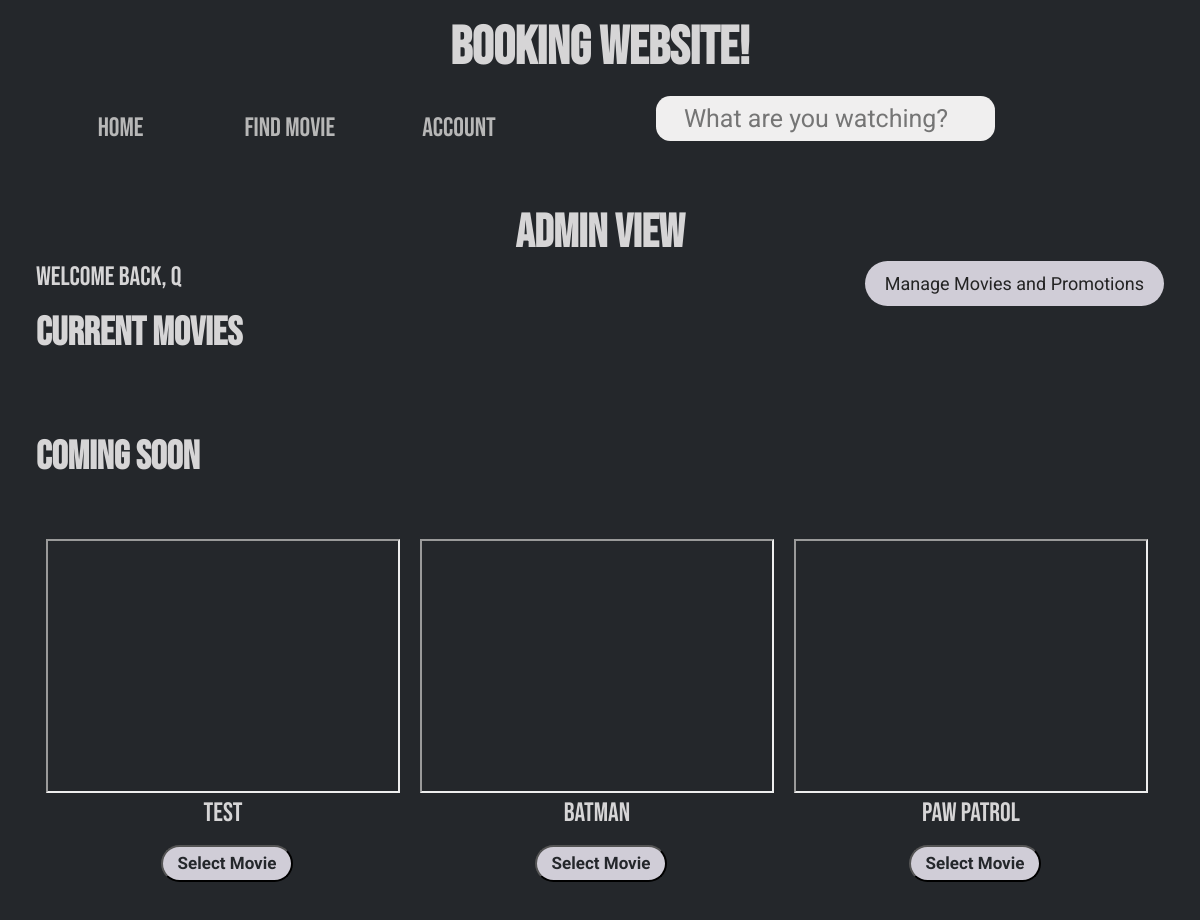
/HTML/home.php, run on an earlier commit of the app's database.
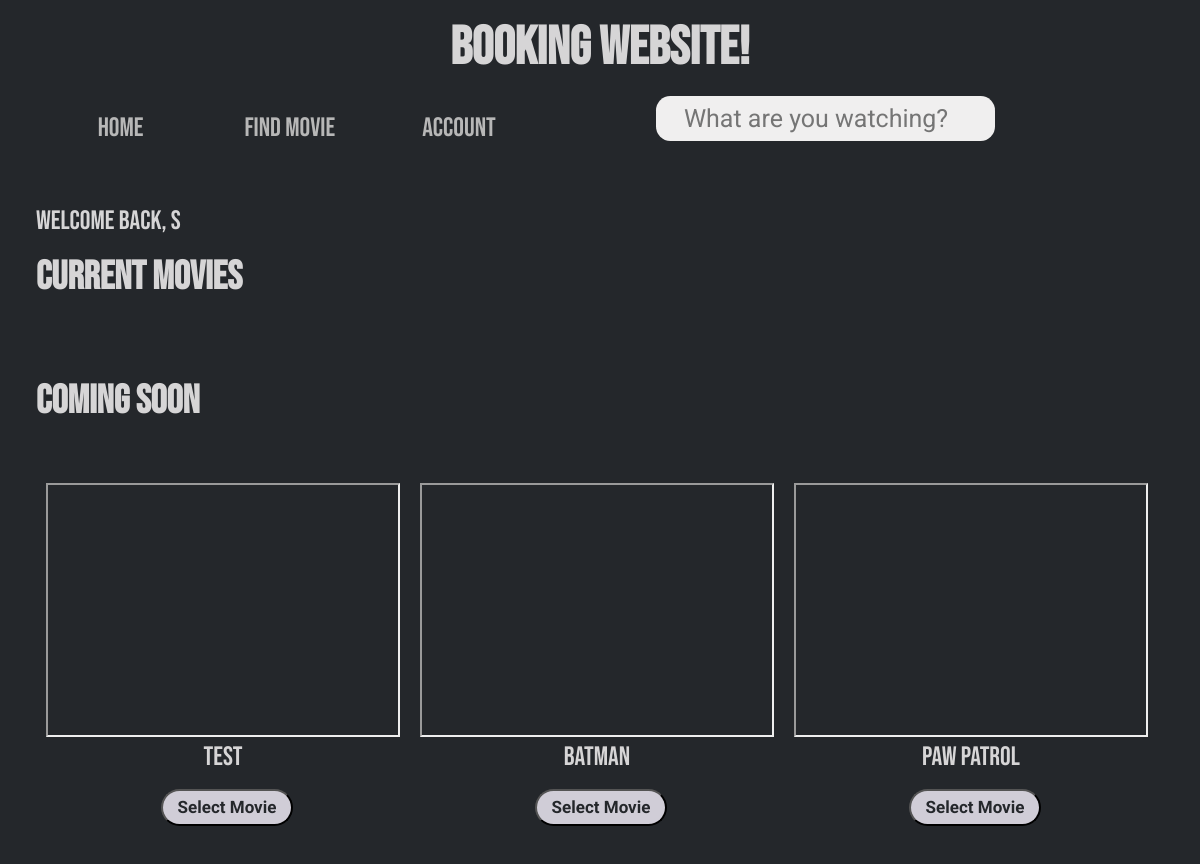
And on a later commit of the database.
### tables this page shows
CREATE TABLE `user` (
  `userId` varchar(255) NOT NULL,
  `pass` varbinary(255) DEFAULT NULL,
  `firstName` varchar(255) DEFAULT NULL,
  `lastName` varchar(255) DEFAULT NULL,
  `email` varchar(255) NOT NULL,
  `active` tinyint(1) NOT NULL,
  `receiveProm` tinyint(1) NOT NULL,
  `isAdmin` tinyint(1) NOT NULL,
  `isBlocked` tinyint(1) NOT NULL DEFAULT 0
);

### PHP/getUserInfo.php (called while the page is built, shortened)
<?php
    require("../Modal/database.php");
    $queryacct = "SELECT * FROM user WHERE userId = (SELECT userId FROM user WHERE active=1)";
    $pstates = $db->prepare($queryacct);
    $pstates->execute();
    $userInfs = $pstates->fetchAll();
    $userOnCheck = $pstates->rowCount();
    if ($userOnCheck) {
        $isAdmin = $userInfs[0]['isAdmin'];
    }
?>

### PHP/getMovieInfo.php (called while the page is built, shortened)
<?php
    require("../Modal/database.php");
    $querymovie = "SELECT * FROM movie";
    $mstates = $db->prepare($querymovie);
    $mstates->execute();
    $movieInfs = $mstates->fetchAll();
?>

### HTML/home.php (the view, shortened to what this page needs)
<?php
    require("../PHP/getUserInfo.php");
    require("../PHP/getMovieInfo.php");
?>
<!DOCTYPE html>
<html lang="en">
<head>
    <link rel="stylesheet" href="../CSS/nav-bar.css">
    <link rel="stylesheet" href="../CSS/home.css">
    <link rel="stylesheet" href="../CSS/admin-home.css">
</head>
<body>
    <header>
        <h1 class = "title">Booking Website!</h1>
    </header>
    <main>
    <div id="nav-menu">
        <ul class="one">
        <li><a href="../HTML/home.php"> Home </a></li>
            <li><a href="../HTML/select-movie.php"> Find Movie </a></li>
            <li><a href="../HTML/account.php"> Account </a></li>
        </ul>
        <form id="search-form" action="../PHP/searchMovies.php" method="POST">
            <input type="search" id="search-bar" name="search" placeholder="What are you watching?">
        </form>
    </div>
    <?php if ($userOnCheck && $isAdmin) :?>
        <h2 class = "adminTitle">Admin View</h2>
        <a href="../HTML/adminMenu.php" class="manage">Manage Movies and Promotions</a>
        <?php endif;?>
        <?php
        if ($userOnCheck == 1) {
        foreach($userInfs as $userInfo) {
            $name = $userInfo['firstName'];
        }
        echo "<p style=\" color: #d6d5d6;\">Welcome back, " .$name ."</p>";
        } ?>
        <h2>Current Movies</h2>
        <section class="trailerList">
        </section>
        <h2>Coming Soon</h2>
        <section class="trailerList">
            <?php
            foreach ($movieInfs as $movieInf) {
                if ($movieInf['comingSoon'] == 1) {
                    echo "<div class = \"trailer\">";
                        echo "<iframe width=\"350\" height=\"250\" src = " .$movieInf['trailer']. "> </iframe><br>";
                        echo "<p>".$movieInf['title']." </p>";
                        echo "<form method='POST' action='../PHP/searchMovies.php'><input type='hidden' name='search' value='". $movieInf['title']."'>";
                        echo "<button name='bookMovie' class='bookMovie' type='submit'>Select Movie</button>";
                        echo "</form>";
                    echo "</div>";
                }
            }
            ?>
        </section>
    </main>
</body>
</html>

What changed in the data, as far as the page shows it:
no longer on this page (row edited): user: firstName "q"
added user: firstName "s"
Also different on the page:
text no longer shown: "Admin View Manage Movies and Promotions"
